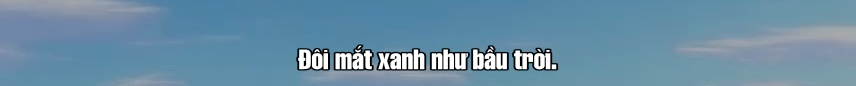
#> input picture test/0_00_02_169__0_00_05_004_0000003940856008608560480.jpeg, 856 x 86 px
$ python -i pgs.py   (imports and definitions only)
#> lines starting #> are read from the running program, lines starting #| are printed output that depends on the picture
#> further down, picture is the input picture: PIL image 856x86 RGB; mean R, G, B 105.6, 142.8, 166.3
from dataclasses import dataclass, field
from pathlib import Path
from typing import Dict, List, Optional, Tuple

from PIL import Image, ImageChops


# [25 lines left out: function ycbcr_to_rgb, not called in this run]


def crop_subtitle_image(img: Image.Image, padding: int = 10) -> Image.Image:
    """
    Crops subtitle image tightly around the text content by detecting either transparent
    borders or uniform background borders. Adds a small padding.
    """
#> called with padding = 10
    bbox = None
    if img.mode == "RGBA":
        alpha = img.split()[3]
        bbox = alpha.getbbox()

    if not bbox or bbox == (0, 0, img.width, img.height):
        corner_color = img.getpixel((0, 0))
#> corner_color = (156, 160, 169)
        bg = Image.new(img.mode, img.size, corner_color)
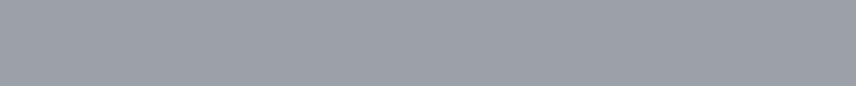
#> bg: PIL image 856x86 RGB; mean R, G, B 156, 160, 169
        diff = ImageChops.difference(img, bg)
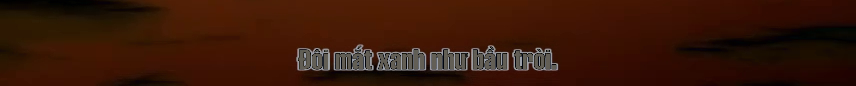
#> diff: PIL image 856x86 RGB; mean R, G, B 56.8, 23.4, 8.5
        bbox = diff.convert("RGB").getbbox()
#> bbox = (0, 0, 856, 86)

    if not bbox:
        return img

    left = max(0, bbox[0] - padding)
#> left = 0
    top = max(0, bbox[1] - padding)
#> top = 0
    right = min(img.width, bbox[2] + padding)
#> right = 856
    bottom = min(img.height, bbox[3] + padding)
#> bottom = 86

    return img.crop((left, top, right, bottom))


@dataclass
class PcsObjectInfo:
    object_id: int
    window_id: int
    is_forced: bool
    origin_x: int
    origin_y: int


@dataclass
class PcsData:
    start_ms: int
    screen_width: int
    screen_height: int
    composition_number: int
    composition_state: int
    palette_id: int
    objects: List[PcsObjectInfo] = field(default_factory=list)


@dataclass
class OdsData:
    object_id: int
    version: int
    is_first: bool
    is_last: bool
    width: int
    height: int
    rle_data: bytearray


@dataclass
class DisplaySet:
    pcs: PcsData
    palettes: Dict[int, Dict[int, Tuple[int, int, int, int]]]
    objects: Dict[int, OdsData]


@dataclass
class PgsSubtitle:
    start_ms: int
    end_ms: int
    image: Image.Image
    is_top: bool = False
    is_forced: bool = False
    origin_x: int = 0
    origin_y: int = 0
    screen_width: int = 1920
    screen_height: int = 1080


class PgsParser:
    """
    Pure Python parser and decoder for Blu-ray Presentation Graphic Stream (.sup) files.
    """

    SEG_PALETTE = 0x14  # PDS
    SEG_OBJECT = 0x15   # ODS
    SEG_PICTURE = 0x16  # PCS
    SEG_WINDOW = 0x17   # WDS
    SEG_END = 0x80      # END

    def __init__(self, sup_path: str | Path):
        self.sup_path = Path(sup_path)

    # [339 lines left out: functions _decode_rle, parse, _compose_objects, flatten_on_black, _format_filename_timecode, save_subtitle_images, not called in this run]

>>> from PIL import Image
>>> picture = Image.open('test/0_00_02_169__0_00_05_004_0000003940856008608560480.jpeg')
>>> result = crop_subtitle_image(picture)

$ run again, on test/0_00_05_005__0_00_07_340_0000003940856008608560480.jpeg
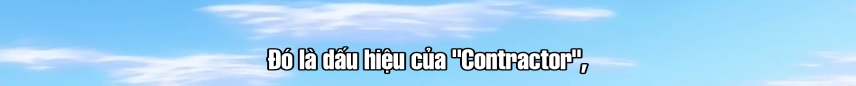
#> input picture test/0_00_05_005__0_00_07_340_0000003940856008608560480.jpeg, 856 x 86 px
#> picture is the input picture: PIL image 856x86 RGB; mean R, G, B 163.3, 211.7, 244.1
#> corner_color = (115, 192, 248)
#> in crop_subtitle_image, `bg = Image.new(img.mode, img.size, corner_color)`:
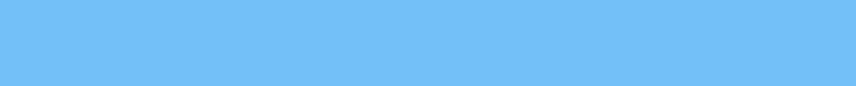
#> bg: PIL image 856x86 RGB; mean R, G, B 115, 192, 248
#> in crop_subtitle_image, `diff = ImageChops.difference(img, bg)`:
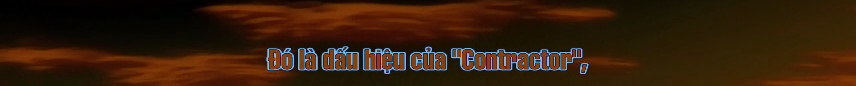
#> diff: PIL image 856x86 RGB; mean R, G, B 53.6, 29.6, 10.8
#> bbox = (0, 0, 856, 86)
#> left = 0
#> right = 856
#> bottom = 86

$ run again, on test/0_00_07_591__0_00_12_386_0000003940856008608560480.jpeg
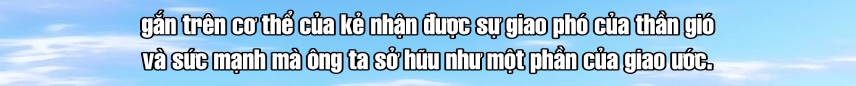
#> input picture test/0_00_07_591__0_00_12_386_0000003940856008608560480.jpeg, 856 x 86 px
#> picture is the input picture: PIL image 856x86 RGB; mean R, G, B 160.9, 199.4, 225.8
#> corner_color = (176, 205, 249)
#> in crop_subtitle_image, `bg = Image.new(img.mode, img.size, corner_color)`:
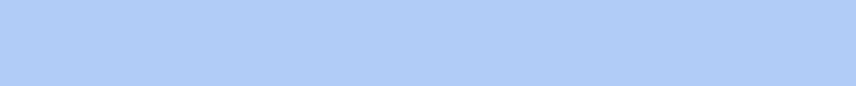
#> bg: PIL image 856x86 RGB; mean R, G, B 176, 205, 249
#> in crop_subtitle_image, `diff = ImageChops.difference(img, bg)`:
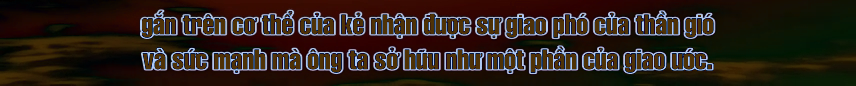
#> diff: PIL image 856x86 RGB; mean R, G, B 46.8, 35, 28
#> bbox = (0, 0, 856, 86)
#> left = 0
#> right = 856
#> bottom = 86
